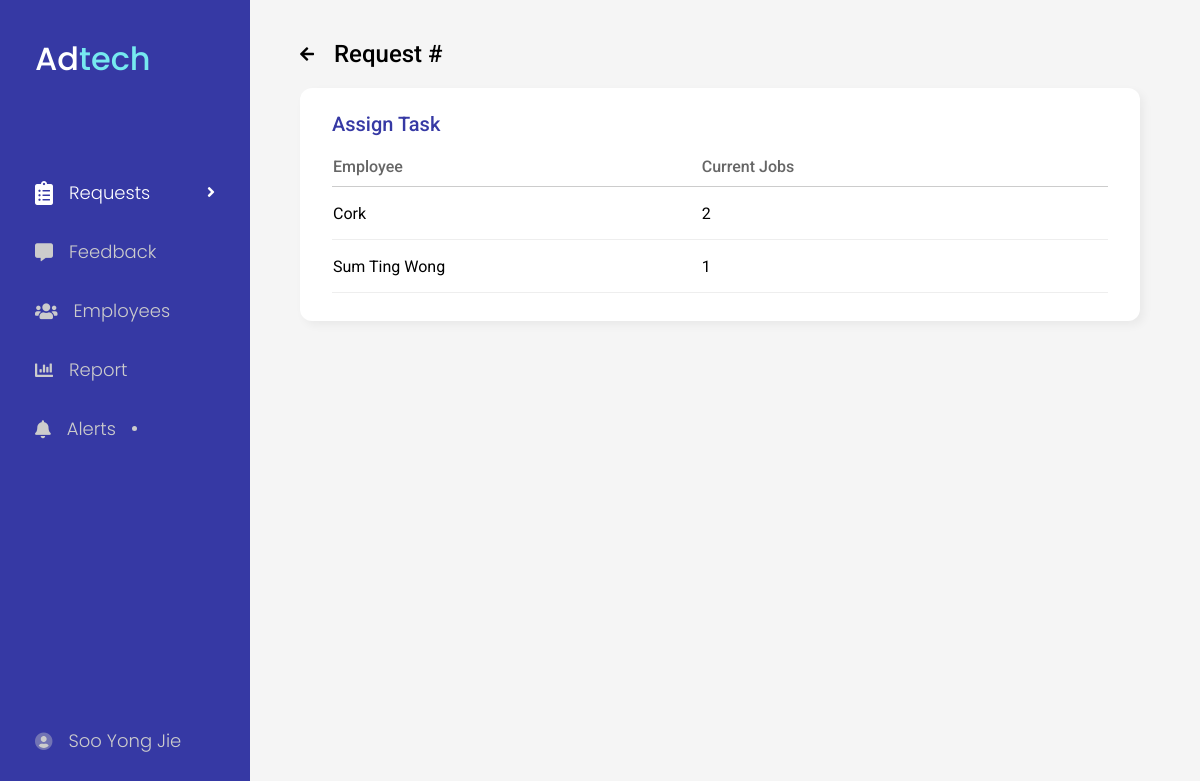
The page /admin/request-assign.php (signed in) on the database its author committed.
### tables this page shows
CREATE TABLE `employee` (
  `empID` int(100) NOT NULL,
  `password` varchar(100) NOT NULL,
  `type` varchar(100) NOT NULL,
  `empName` varchar(100) NOT NULL
);

### admin/request-assign.php (the view, shortened to what this page needs)
<!DOCTYPE html>
<html lang="en">
<head>
    <link rel="stylesheet" type="text/css" href="../css/admin/dashboard.css" />
    <link rel="stylesheet" type="text/css" href="../css/admin/request-assign.css" />
    <?php
    include_once("../head.php");
    ?>
</head>
<body>
    <?php
    include_once("nav.php");
    ?>
    <div class="container">
        <div class="back" onclick="location.href='request-view.php'">
            <i class="fas fa-arrow-left"></i>
            <h2>Request <?php echo "#".$_SESSION['reqID'] ?></h2>
        </div>
        <div class="card">
            <h3>Assign Task</h3>
            <table>
                <tr>
                    <th>Employee</th>
                    <th>Current Jobs</th>
                    <th></th>
                </tr>
                <?php
                include_once("../db_connect.php");
                $query = "SELECT * FROM `employee` WHERE `type` <> '1' AND `type` <> '2'";
                $result = $db->query($query);
                if ($result->num_rows > 0) {
                    while($row = $result->fetch_assoc()) { ?>
                    <tr class="<?php echo "pending-".$row['empID'] ?>" onmouseover="showButton(this)" onmouseout="hideButton(this)">
                        <td><?php echo $row['empName'] ?></td>
                        <td>
                            <?php
                            $query2 = "SELECT COUNT(`status`) AS NumberOfJobs FROM request WHERE status <> 'Completed' AND empID = '".$row['empID']."'";
                            $result2 = $db->query($query2);
                            if($row2 = $result2->fetch_assoc()) {
                                echo $row2['NumberOfJobs'];
                            }
                            ?>
                        </td>
                        <td class="submit-btn">
                            <form action="request-assign-update.php" method="post">
                            </form>
                        </td>
                    </tr>
                    <?php
                    }
                } else {
                    ?> <p>No subjects are taught by you.</p> <?php
                } ?>
            </table>
        </div>
    </div>
</body>
</html>

### css/admin/dashboard.css (style rules this page uses)
body { min-height: 100vh; display: flex; background: #f5f5f5; overflow-y: scroll; }
h1, h2 { font-weight: 500; }
h3 { font-size: 20px; font-weight: 500; color: #3639a4; }
td { cursor: default; }
.container { width: 100%; margin: 40px 5vw 0 25vw; display: flex; flex-direction: column; }
.container .back { display: flex; align-items: center; column-gap: 20px; cursor: pointer; }
.container .card { height: auto; margin: 20px 0 48px 0; padding: 24px 32px 28px 32px; background: white; border-radius: 12px; box-shadow: 4px 4px 10px 0px rgba(0, 0, 0, 0.05); }
table { width: 100%; border-collapse: collapse; border-spacing: 0; font-size: 16px; }
table th { padding-bottom: 10px; color: #666; border-bottom: 1px solid #ccc; text-align: left; font-weight: 500; }
table td { height: 40px; border-bottom: 1px solid #eee; }
table td.submit-btn { width: 100px; }
table td form { width: 10px; }

### css/admin/request-assign.css (style rules this page uses)
.card table { margin-top: 20px; }

### css/style.css (style rules this page uses)
body, h1, h2, h3, h4, h5, h6, p { padding: 0; margin: 0; }
body { font-family: "Roboto", sans-serif; }

### rows shown on the page
employee: empName "Cork", NumberOfJobs "2"
employee: empName "Sum Ting Wong", NumberOfJobs "1"

### other values the page prints
$_SESSION['name'] "Soo Yong Jie"
